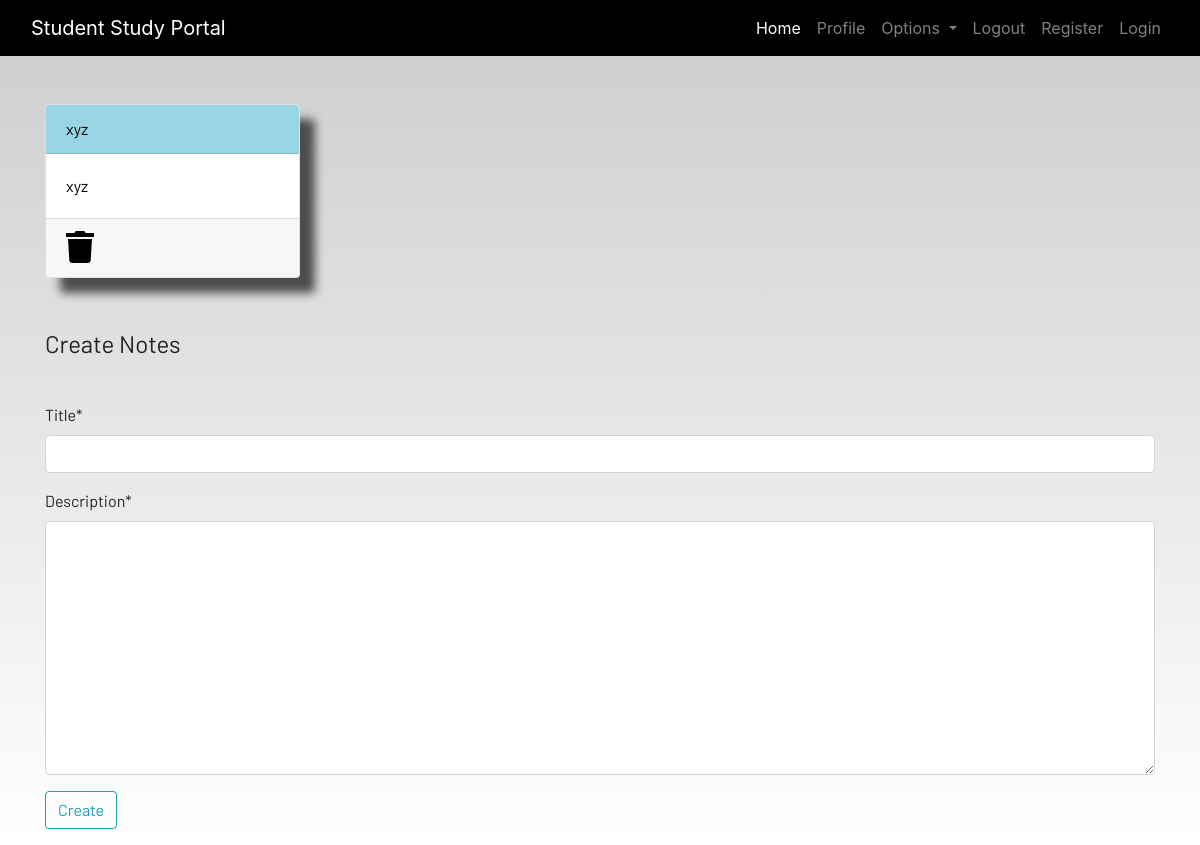
Before: /notes (signed in) with the older database file.
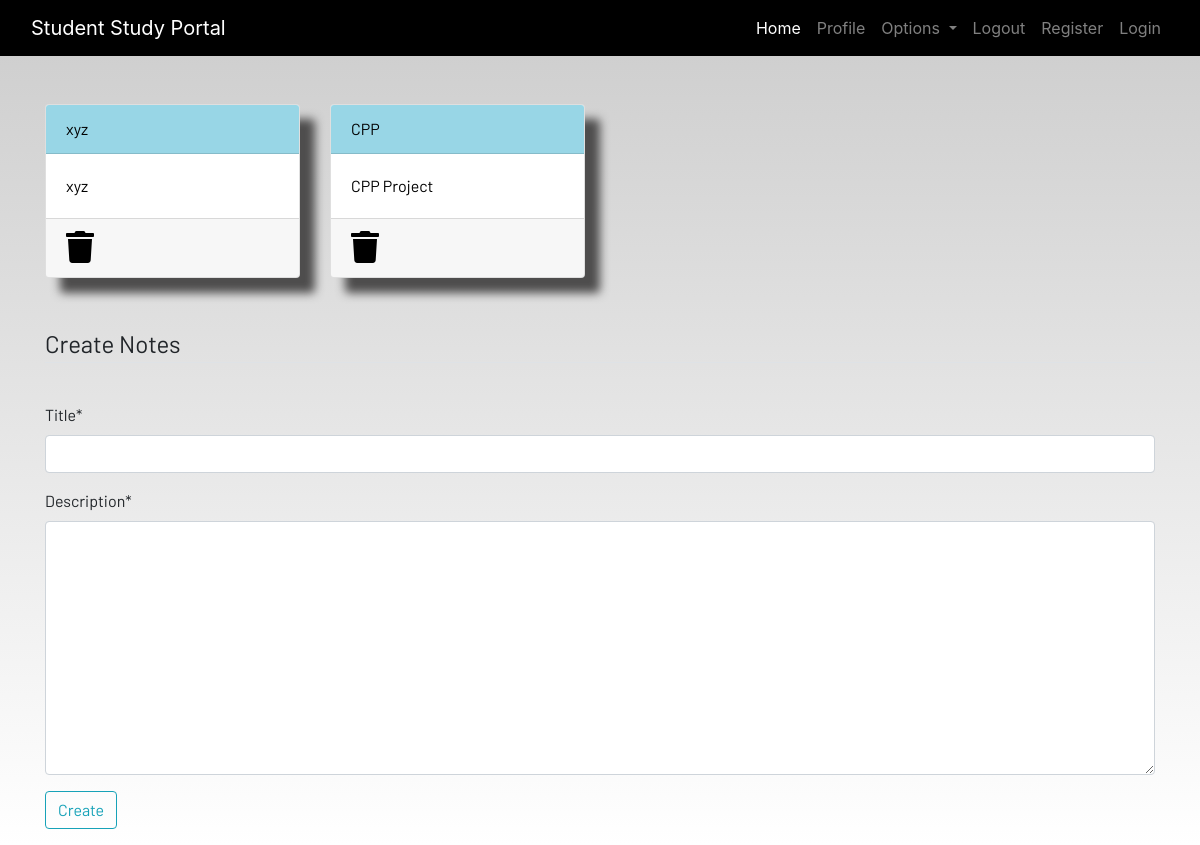
After: the same page with the newer database file.
### dashboard/models.py (models this page shows, shortened)
class Notes(models.Model):
    user = models.ForeignKey(User, on_delete=models.CASCADE)
    title = models.CharField(max_length=200)
    description=models.TextField()
    class Meta:
        verbose_name = "notes"
        verbose_name_plural = "notes"

### dashboard/views.py (the view)
# urls.py: path('notes',views.notes, name="notes"),
def notes(request):
    if request.method == "POST":
        form = NotesForm(request.POST)
        if form.is_valid():
            notes = Notes(
                user=request.user, title=request.POST['title'], description=request.POST['description'])
            notes.save()
            messages.success(request, f'Notes Added from {request.user.username} Successfully!')
    else:
        form = NotesForm()
    notes = Notes.objects.filter(user=request.user)
    context = {'form': form, 'notes': notes}
    return render(request, 'dashboard/notes.html', context)

### dashboard/forms.py
class NotesForm(forms.ModelForm):
    class Meta:
        model = Notes
        fields = ['title', 'description']

### dashboard/templates/dashboard/notes.html (shortened to what this page needs)
{% extends 'dashboard/base.html' %}
{% load static %}
{% load crispy_forms_tags %}
{% block content %}
<div class="container">
    <div class="row">
        {% for note in notes %}
        <div class="col-md-3">
            <a href="{% url 'notes-details' note.id %}">
                <div class="card">
                    <div class="card-header">{{note.title}}</div>
                    <div class="card-body">{{note.description}}</div>
                    <div class="card-footer mt-auto "><a href="{% url 'delete-note' note.id %}">
                        <i class="fa fa-trash fa-2x"></i></a>
                    </div>
                </div>
            </a>
        </div>
        {% endfor %}
        <br><br>
    </div>
</div>
<br><br>
<div class="container">
    <form method="POST">
        <fieldset class="form-group">
            <legend class="border-bottom mb-4">Create Notes</legend>
        </fieldset>
        {{form|crispy}}
        <div class="form-group">
            <button href="" class="btn btn-outline-info" type="submit">
                Create
            </button>
        </div>
    </form>
</div>
{% endblock content %}

Changed rows visible on the page:
added Notes: title "CPP", description "CPP Project"
